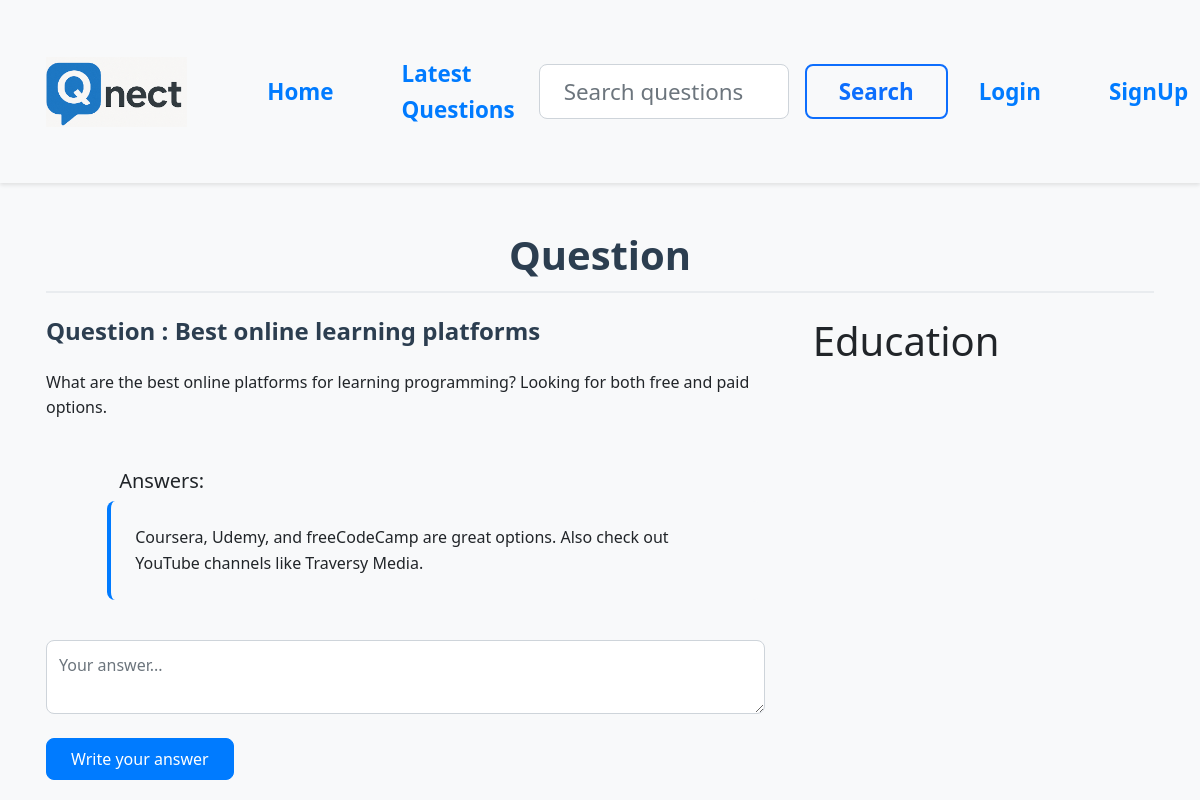
The page /?q-id=4 on the database its author committed.
### tables this page shows
CREATE TABLE IF NOT EXISTS `questions` (
  `id` int(11) NOT NULL AUTO_INCREMENT,
  `title` varchar(255) NOT NULL,
  `description` text NOT NULL,
  `category_id` int(11) NOT NULL,
  `user_id` int(11) NOT NULL,
  PRIMARY KEY (`id`),
  KEY `category_id` (`category_id`),
  KEY `user_id` (`user_id`),
  CONSTRAINT `questions_ibfk_1` FOREIGN KEY (`category_id`) REFERENCES `category` (`id`) ON DELETE CASCADE,
  CONSTRAINT `questions_ibfk_2` FOREIGN KEY (`user_id`) REFERENCES `users` (`id`) ON DELETE CASCADE
);

CREATE TABLE IF NOT EXISTS `answers` (
  `id` int(11) NOT NULL AUTO_INCREMENT,
  `answer` text NOT NULL,
  `question_id` int(11) NOT NULL,
  `user_id` int(11) NOT NULL,
  PRIMARY KEY (`id`),
  KEY `question_id` (`question_id`),
  KEY `user_id` (`user_id`),
  CONSTRAINT `answers_ibfk_1` FOREIGN KEY (`question_id`) REFERENCES `questions` (`id`) ON DELETE CASCADE,
  CONSTRAINT `answers_ibfk_2` FOREIGN KEY (`user_id`) REFERENCES `users` (`id`) ON DELETE CASCADE
);

CREATE TABLE IF NOT EXISTS `category` (
  `id` int(11) NOT NULL AUTO_INCREMENT,
  `name` varchar(255) NOT NULL,
  PRIMARY KEY (`id`)
);

### client/question-details.php (the view, shortened to what this page needs)
<div class="container">
    <h1 class="heading">Question</h1>
    <div class="row">
        <div class="col-8">
            <?php
            include("./common/db.php");
            $query = "select * from questions where id =$qid";
            $result = $conn->query($query);
            $row = $result->fetch_assoc();
            $cid = $row['category_id'];
            echo "<h4 class='margin-bottom-15 question-title'>Question : " . $row['title'] . "</h4>
    <p class='margin-bottom-15'>" . $row['description'] . "</p>";
            include("answers.php");
            ?>
            <form action="./server/requests.php" method="post">
                <textarea name="answer" class="form-control margin-bottom-15" placeholder="Your answer..."></textarea>
                <button class="btn btn-primary">Write your answer</button>
            </form>
        </div>
        <div class="col-4">
            <?php
            $categoryQuery = "select name from category where id=$cid";
            $categoryResult = $conn->query($categoryQuery);
            $categoryRow = $categoryResult->fetch_assoc();
            echo "<h1>" . ucfirst($categoryRow['name']) . "</h1>";
            ?>
        </div>
    </div>
</div>

### client/answers.php
<div class="container">
    <div class="offset-sm-1">
<h5>Answers:</h5>
<?php
$query="select * from answers where question_id=$qid";
$result= $conn->query($query);
foreach ($result as $row) {
    $answer= $row['answer'];
echo "<div class='row'>
<p class='answer-wrapper'>$answer</p>
</div>";
}
?>
</div>
</div>

### public/style.css (style rules this page uses)
body { background-color: #f8f9fa; font-family: 'Segoe UI', Tahoma, Geneva, Verdana, sans-serif; line-height: 1.6; }
.heading { text-align: center; color: #2c3e50; margin-bottom: 1.5rem; font-weight: 600; padding-bottom: 0.75rem; border-bottom: 2px solid #e9ecef; }
.form-control { border-radius: 0.5rem; padding: 0.75rem; border: 1px solid #ced4da; margin-bottom: 1.5rem; }
.btn { padding: 0.5rem 1.5rem; border-radius: 0.5rem; font-weight: 500; transition: all 0.3s ease; }
.btn-primary { background-color: #007bff; border-color: #007bff; }
.answer-wrapper { background-color: #f8f9fa; border-radius: 0.5rem; padding: 1.5rem; margin-bottom: 1rem; border-left: 4px solid #007bff; }
.container { padding: 1.5rem 1rem; }
.col-8 { padding-right: 1.5rem; }
.col-4 { padding-left: 1.5rem; }
.question-title { color: #2c3e50; font-size: 1.5rem; margin-bottom: 1.5rem; font-weight: 600; }
.margin-bottom-15 { margin-bottom: 1.5rem; }

### rows shown on the page
questions: title "Best online learning platforms", description "What are the best online platforms for learning programming? Looking for both free and paid options."
answers: answer "Coursera, Udemy, and freeCodeCamp are great options. Also check out YouTube channels like Traversy Media."
category: name "Education"
